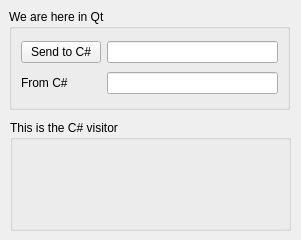
<?xml version="1.0" encoding="UTF-8"?>
<ui version="4.0">
 <class>MainWindow</class>
 <widget class="QMainWindow" name="MainWindow">
  <property name="geometry">
   <rect>
    <x>0</x>
    <y>0</y>
    <width>301</width>
    <height>240</height>
   </rect>
  </property>
  <property name="windowTitle">
   <string>MainWindow</string>
  </property>
  <widget class="QWidget" name="centralwidget">
   <widget class="QGroupBox" name="qt_groupBox">
    <property name="geometry">
     <rect>
      <x>9</x>
      <y>9</y>
      <width>281</width>
      <height>101</height>
     </rect>
    </property>
    <property name="title">
     <string>We are here in Qt</string>
    </property>
    <layout class="QGridLayout" name="gridLayout">
     <item row="0" column="0">
      <widget class="QPushButton" name="sendToCSharp_pushButton">
       <property name="text">
        <string>Send to C#</string>
       </property>
      </widget>
     </item>
     <item row="0" column="1">
      <widget class="QLineEdit" name="sendToCSharp_lineEdit"/>
     </item>
     <item row="1" column="0">
      <widget class="QLabel" name="label">
       <property name="text">
        <string>From C#</string>
       </property>
      </widget>
     </item>
     <item row="1" column="1">
      <widget class="QLineEdit" name="fromCSharp_lineEdit_2"/>
     </item>
    </layout>
   </widget>
   <widget class="QGroupBox" name="csharp_groupBox_2">
    <property name="geometry">
     <rect>
      <x>10</x>
      <y>120</y>
      <width>281</width>
      <height>111</height>
     </rect>
    </property>
    <property name="title">
     <string>This is the C# visitor</string>
    </property>
   </widget>
  </widget>
 </widget>
 <resources/>
 <connections/>
</ui>
